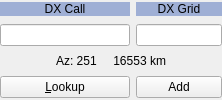
           <widget class="QWidget" name="DX_controls_widget" native="true">
            <property name="sizePolicy">
             <sizepolicy hsizetype="Preferred" vsizetype="Fixed">
              <horstretch>0</horstretch>
              <verstretch>0</verstretch>
             </sizepolicy>
            </property>
            <layout class="QGridLayout" name="gridLayout_2" columnstretch="3,2">
             <property name="leftMargin">
              <number>0</number>
             </property>
             <property name="topMargin">
              <number>0</number>
             </property>
             <property name="rightMargin">
              <number>0</number>
             </property>
             <property name="bottomMargin">
              <number>0</number>
             </property>
             <item row="2" column="1">
              <widget class="QLineEdit" name="dxGridEntry">
               <property name="toolTip">
                <string>Locator of station to be worked</string>
               </property>
               <property name="text">
                <string/>
               </property>
               <property name="alignment">
                <set>Qt::AlignCenter</set>
               </property>
              </widget>
             </item>
             <item row="0" column="1">
              <widget class="QLabel" name="label_4">
               <property name="sizePolicy">
                <sizepolicy hsizetype="Preferred" vsizetype="Fixed">
                 <horstretch>0</horstretch>
                 <verstretch>0</verstretch>
                </sizepolicy>
               </property>
               <property name="palette">
                <palette>
                 <active>
                  <colorrole role="Base">
                   <brush brushstyle="SolidPattern">
                    <color alpha="255">
                     <red>252</red>
                     <green>252</green>
                     <blue>252</blue>
                    </color>
                   </brush>
                  </colorrole>
                  <colorrole role="Window">
                   <brush brushstyle="SolidPattern">
                    <color alpha="255">
                     <red>159</red>
                     <green>175</green>
                     <blue>213</blue>
                    </color>
                   </brush>
                  </colorrole>
                 </active>
                 <inactive>
                  <colorrole role="Base">
                   <brush brushstyle="SolidPattern">
                    <color alpha="255">
                     <red>252</red>
                     <green>252</green>
                     <blue>252</blue>
                    </color>
                   </brush>
                  </colorrole>
                  <colorrole role="Window">
                   <brush brushstyle="SolidPattern">
                    <color alpha="255">
                     <red>159</red>
                     <green>175</green>
                     <blue>213</blue>
                    </color>
                   </brush>
                  </colorrole>
                 </inactive>
                 <disabled>
                  <colorrole role="Base">
                   <brush brushstyle="SolidPattern">
                    <color alpha="255">
                     <red>159</red>
                     <green>175</green>
                     <blue>213</blue>
                    </color>
                   </brush>
                  </colorrole>
                  <colorrole role="Window">
                   <brush brushstyle="SolidPattern">
                    <color alpha="255">
                     <red>159</red>
                     <green>175</green>
                     <blue>213</blue>
                    </color>
                   </brush>
                  </colorrole>
                 </disabled>
                </palette>
               </property>
               <property name="autoFillBackground">
                <bool>true</bool>
               </property>
               <property name="text">
                <string>DX Grid</string>
               </property>
               <property name="alignment">
                <set>Qt::AlignCenter</set>
               </property>
               <property name="margin">
                <number>5</number>
               </property>
               <property name="indent">
                <number>2</number>
               </property>
               <property name="buddy">
                <cstring>dxGridEntry</cstring>
               </property>
              </widget>
             </item>
             <item row="2" column="0">
              <widget class="QLineEdit" name="dxCallEntry">
               <property name="toolTip">
                <string>Callsign of station to be worked</string>
               </property>
               <property name="text">
                <string/>
               </property>
               <property name="alignment">
                <set>Qt::AlignCenter</set>
               </property>
              </widget>
             </item>
             <item row="4" column="0">
              <widget class="QPushButton" name="lookupButton">
               <property name="toolTip">
                <string>&lt;html&gt;&lt;head/&gt;&lt;body&gt;&lt;p&gt;Search for callsign in database, doubleclick searches for callsign on QRZ.com.&lt;/p&gt;&lt;/body&gt;&lt;/html&gt;</string>
               </property>
               <property name="text">
                <string>&amp;Lookup</string>
               </property>
              </widget>
             </item>
             <item row="3" column="0" colspan="2">
              <widget class="QLabel" name="labAz">
               <property name="sizePolicy">
                <sizepolicy hsizetype="Preferred" vsizetype="Fixed">
                 <horstretch>0</horstretch>
                 <verstretch>0</verstretch>
                </sizepolicy>
               </property>
               <property name="autoFillBackground">
                <bool>true</bool>
               </property>
               <property name="text">
                <string>Az: 251     16553 km</string>
               </property>
               <property name="alignment">
                <set>Qt::AlignCenter</set>
               </property>
               <property name="indent">
                <number>4</number>
               </property>
              </widget>
             </item>
             <item row="4" column="1">
              <widget class="QPushButton" name="addButton">
               <property name="toolTip">
                <string>Add callsign and locator to database</string>
               </property>
               <property name="text">
                <string>Add</string>
               </property>
              </widget>
             </item>
             <item row="0" column="0">
              <widget class="QPushButton" name="DX_Call_Button">
               <property name="sizePolicy">
                <sizepolicy hsizetype="Preferred" vsizetype="Preferred">
                 <horstretch>0</horstretch>
                 <verstretch>0</verstretch>
                </sizepolicy>
               </property>
               <property name="minimumSize">
                <size>
                 <width>0</width>
                 <height>0</height>
                </size>
               </property>
               <property name="focusPolicy">
                <enum>Qt::StrongFocus</enum>
               </property>
               <property name="toolTip">
                <string>&lt;html&gt;&lt;head/&gt;&lt;body&gt;&lt;p&gt;Toggle Wait &amp;amp; Call On/Off. Right-click to clear the DX Call box.&lt;/p&gt;&lt;/body&gt;&lt;/html&gt;</string>
               </property>
               <property name="styleSheet">
                <string notr="true">QPushButton {
	background-color: #9fafd5;
    border: none;
}</string>
               </property>
               <property name="text">
                <string>DX Call</string>
               </property>
               <property name="checkable">
                <bool>true</bool>
               </property>
              </widget>
             </item>
            </layout>
           </widget>
